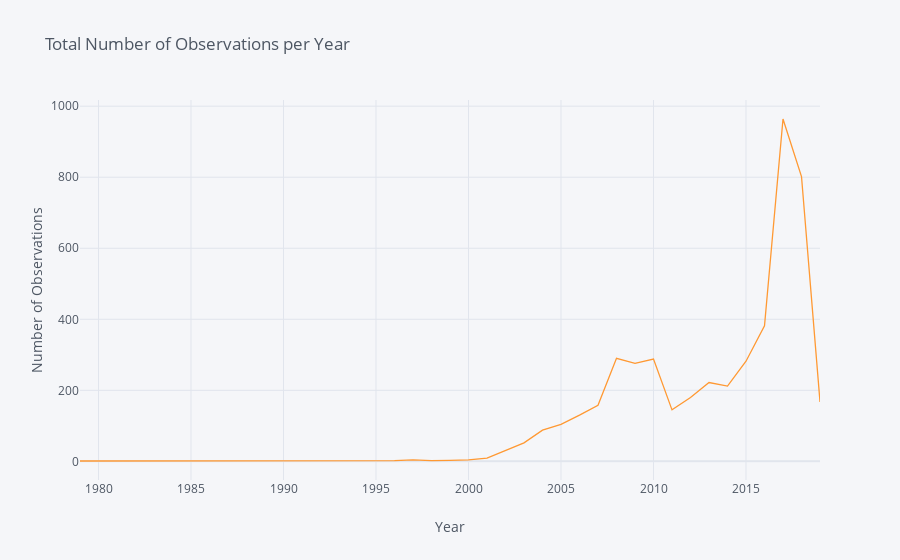

This figure's notebook cell:
### Markdown cell above
## Are sightings of Burmese pythons in the wild increasing?

### Code cell
by_year=df_gov.groupby(['ObsDate_Year'])['objectid'].agg('count')
by_year.iplot(kind='line',
    xTitle = 'Year',
    yTitle = 'Number of Observations',
    title= 'Total Number of Observations per Year')

### Figure 1 — Plotly figure (JSON) as saved in the notebook; plotly's stock layout.template omitted (floating-point values rounded to 4 significant figures)
{"data": [{"line": {"color": "rgba(255, 153, 51, 1.0)", "dash": "solid", "shape": "linear", "width": 1.3}, "mode": "lines", "name": "objectid", "text": "", "type": "scatter", "x": [1979, 1995, 1996, 1997, 1998, 1999, 2000, 2001, 2002, 2003, 2004, 2005, 2006, 2007, 2008, 2009, 2010, 2011, 2012, 2013, 2014, 2015, 2016, 2017, 2018, 2019], "y": [1, 1, 2, 4, 2, 3, 4, 9, 30, 52, 88, 104, 130, 158, 290, 276, 288, 145, 180, 222, 212, 282, 382, 964, 802, 167]}], "layout": {"legend": {"bgcolor": "#F5F6F9", "font": {"color": "#4D5663"}}, "paper_bgcolor": "#F5F6F9", "plot_bgcolor": "#F5F6F9", "title": {"font": {"color": "#4D5663"}, "text": "Total Number of Observations per Year"}, "xaxis": {"gridcolor": "#E1E5ED", "showgrid": true, "tickfont": {"color": "#4D5663"}, "title": {"font": {"color": "#4D5663"}, "text": "Year"}, "zerolinecolor": "#E1E5ED"}, "yaxis": {"gridcolor": "#E1E5ED", "showgrid": true, "tickfont": {"color": "#4D5663"}, "title": {"font": {"color": "#4D5663"}, "text": "Number of Observations"}, "zerolinecolor": "#E1E5ED"}}}
